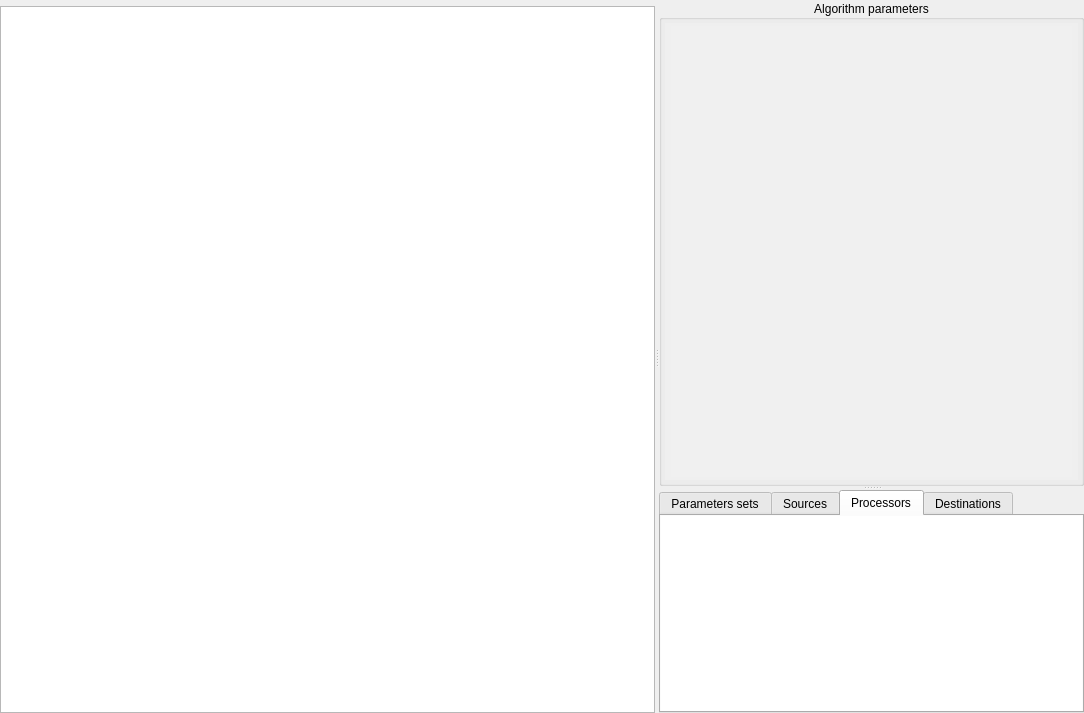
<?xml version="1.0" encoding="UTF-8"?>
<ui version="4.0">
 <class>ExpertFormWidget</class>
 <widget class="QWidget" name="ExpertFormWidget">
  <property name="geometry">
   <rect>
    <x>0</x>
    <y>0</y>
    <width>1084</width>
    <height>713</height>
   </rect>
  </property>
  <property name="sizePolicy">
   <sizepolicy hsizetype="Expanding" vsizetype="Expanding">
    <horstretch>4</horstretch>
    <verstretch>0</verstretch>
   </sizepolicy>
  </property>
  <property name="sizeIncrement">
   <size>
    <width>0</width>
    <height>0</height>
   </size>
  </property>
  <property name="windowTitle">
   <string>Form</string>
  </property>
  <layout class="QGridLayout" name="gridLayout_3">
   <property name="leftMargin">
    <number>0</number>
   </property>
   <property name="topMargin">
    <number>0</number>
   </property>
   <property name="rightMargin">
    <number>0</number>
   </property>
   <property name="bottomMargin">
    <number>0</number>
   </property>
   <property name="spacing">
    <number>0</number>
   </property>
   <item row="0" column="0">
    <widget class="QSplitter" name="splitter_2">
     <property name="orientation">
      <enum>Qt::Horizontal</enum>
     </property>
     <widget class="QWidget" name="verticalLayoutWidget">
      <layout class="QVBoxLayout" name="verticalLayout_2">
       <property name="topMargin">
        <number>6</number>
       </property>
       <item>
        <widget class="QGraphicsView" name="_GRW_assembly">
         <property name="minimumSize">
          <size>
           <width>400</width>
           <height>400</height>
          </size>
         </property>
         <property name="cursor" stdset="0">
          <cursorShape>CrossCursor</cursorShape>
         </property>
         <property name="mouseTracking">
          <bool>true</bool>
         </property>
         <property name="frameShape">
          <enum>QFrame::StyledPanel</enum>
         </property>
         <property name="lineWidth">
          <number>1</number>
         </property>
         <property name="horizontalScrollBarPolicy">
          <enum>Qt::ScrollBarAsNeeded</enum>
         </property>
         <property name="sceneRect">
          <rectf>
           <x>0.000000000000000</x>
           <y>0.000000000000000</y>
           <width>0.000000000000000</width>
           <height>0.000000000000000</height>
          </rectf>
         </property>
         <property name="alignment">
          <set>Qt::AlignHCenter|Qt::AlignTop</set>
         </property>
         <property name="renderHints">
          <set>QPainter::Antialiasing|QPainter::HighQualityAntialiasing|QPainter::SmoothPixmapTransform|QPainter::TextAntialiasing</set>
         </property>
         <property name="dragMode">
          <enum>QGraphicsView::ScrollHandDrag</enum>
         </property>
         <property name="viewportUpdateMode">
          <enum>QGraphicsView::FullViewportUpdate</enum>
         </property>
        </widget>
       </item>
      </layout>
     </widget>
     <widget class="QSplitter" name="splitter">
      <property name="orientation">
       <enum>Qt::Vertical</enum>
      </property>
      <widget class="QGroupBox" name="_GB_parameters">
       <property name="sizePolicy">
        <sizepolicy hsizetype="Expanding" vsizetype="Expanding">
         <horstretch>0</horstretch>
         <verstretch>5</verstretch>
        </sizepolicy>
       </property>
       <property name="title">
        <string>Algorithm parameters</string>
       </property>
       <property name="alignment">
        <set>Qt::AlignCenter</set>
       </property>
       <layout class="QVBoxLayout" name="verticalLayout">
        <property name="spacing">
         <number>3</number>
        </property>
        <property name="leftMargin">
         <number>3</number>
        </property>
        <property name="topMargin">
         <number>3</number>
        </property>
        <property name="rightMargin">
         <number>3</number>
        </property>
        <property name="bottomMargin">
         <number>3</number>
        </property>
        <item>
         <widget class="QScrollArea" name="_SCA_element">
          <property name="sizePolicy">
           <sizepolicy hsizetype="Expanding" vsizetype="Expanding">
            <horstretch>0</horstretch>
            <verstretch>0</verstretch>
           </sizepolicy>
          </property>
          <property name="frameShape">
           <enum>QFrame::NoFrame</enum>
          </property>
          <property name="widgetResizable">
           <bool>true</bool>
          </property>
          <widget class="QWidget" name="scrollAreaWidgetContents">
           <property name="geometry">
            <rect>
             <x>0</x>
             <y>0</y>
             <width>417</width>
             <height>470</height>
            </rect>
           </property>
           <property name="sizePolicy">
            <sizepolicy hsizetype="Expanding" vsizetype="Expanding">
             <horstretch>0</horstretch>
             <verstretch>0</verstretch>
            </sizepolicy>
           </property>
           <layout class="QGridLayout" name="gridLayout">
            <property name="leftMargin">
             <number>6</number>
            </property>
            <property name="topMargin">
             <number>3</number>
            </property>
            <property name="rightMargin">
             <number>6</number>
            </property>
            <property name="bottomMargin">
             <number>3</number>
            </property>
            <property name="spacing">
             <number>0</number>
            </property>
            <item row="0" column="0">
             <widget class="QWidget" name="_WID_element" native="true">
              <property name="sizePolicy">
               <sizepolicy hsizetype="Expanding" vsizetype="Expanding">
                <horstretch>0</horstretch>
                <verstretch>5</verstretch>
               </sizepolicy>
              </property>
              <property name="minimumSize">
               <size>
                <width>0</width>
                <height>0</height>
               </size>
              </property>
              <property name="palette">
               <palette>
                <active>
                 <colorrole role="Window">
                  <brush brushstyle="SolidPattern">
                   <color alpha="255">
                    <red>255</red>
                    <green>255</green>
                    <blue>255</blue>
                   </color>
                  </brush>
                 </colorrole>
                </active>
                <inactive>
                 <colorrole role="Window">
                  <brush brushstyle="SolidPattern">
                   <color alpha="255">
                    <red>240</red>
                    <green>240</green>
                    <blue>240</blue>
                   </color>
                  </brush>
                 </colorrole>
                </inactive>
                <disabled>
                 <colorrole role="Window">
                  <brush brushstyle="SolidPattern">
                   <color alpha="255">
                    <red>240</red>
                    <green>240</green>
                    <blue>240</blue>
                   </color>
                  </brush>
                 </colorrole>
                </disabled>
               </palette>
              </property>
              <property name="autoFillBackground">
               <bool>true</bool>
              </property>
             </widget>
            </item>
           </layout>
          </widget>
         </widget>
        </item>
       </layout>
      </widget>
      <widget class="QTabWidget" name="_TAB_elements">
       <property name="sizePolicy">
        <sizepolicy hsizetype="Expanding" vsizetype="Expanding">
         <horstretch>0</horstretch>
         <verstretch>1</verstretch>
        </sizepolicy>
       </property>
       <property name="tabShape">
        <enum>QTabWidget::Rounded</enum>
       </property>
       <property name="currentIndex">
        <number>2</number>
       </property>
       <widget class="QWidget" name="_TABW_parameters">
        <attribute name="title">
         <string>Parameters sets</string>
        </attribute>
        <layout class="QGridLayout" name="gridLayout_7">
         <property name="leftMargin">
          <number>0</number>
         </property>
         <property name="topMargin">
          <number>0</number>
         </property>
         <property name="rightMargin">
          <number>0</number>
         </property>
         <property name="bottomMargin">
          <number>0</number>
         </property>
         <property name="spacing">
          <number>0</number>
         </property>
         <item row="0" column="0">
          <widget class="QTreeWidget" name="_TRW_parameters">
           <property name="minimumSize">
            <size>
             <width>0</width>
             <height>100</height>
            </size>
           </property>
           <property name="frameShape">
            <enum>QFrame::NoFrame</enum>
           </property>
           <property name="dragEnabled">
            <bool>true</bool>
           </property>
           <property name="dragDropMode">
            <enum>QAbstractItemView::DragOnly</enum>
           </property>
           <property name="alternatingRowColors">
            <bool>true</bool>
           </property>
           <property name="iconSize">
            <size>
             <width>50</width>
             <height>60</height>
            </size>
           </property>
           <property name="indentation">
            <number>50</number>
           </property>
           <property name="rootIsDecorated">
            <bool>false</bool>
           </property>
           <property name="uniformRowHeights">
            <bool>true</bool>
           </property>
           <attribute name="headerVisible">
            <bool>false</bool>
           </attribute>
           <attribute name="headerMinimumSectionSize">
            <number>0</number>
           </attribute>
           <column>
            <property name="text">
             <string notr="true">1</string>
            </property>
           </column>
          </widget>
         </item>
        </layout>
       </widget>
       <widget class="QWidget" name="_TABW_inputs">
        <attribute name="title">
         <string>Sources</string>
        </attribute>
        <layout class="QGridLayout" name="gridLayout_2">
         <property name="leftMargin">
          <number>0</number>
         </property>
         <property name="topMargin">
          <number>0</number>
         </property>
         <property name="rightMargin">
          <number>0</number>
         </property>
         <property name="bottomMargin">
          <number>0</number>
         </property>
         <property name="spacing">
          <number>0</number>
         </property>
         <item row="0" column="0">
          <widget class="QListWidget" name="_LW_inputs">
           <property name="frameShape">
            <enum>QFrame::NoFrame</enum>
           </property>
           <property name="dragDropMode">
            <enum>QAbstractItemView::DragOnly</enum>
           </property>
           <property name="defaultDropAction">
            <enum>Qt::CopyAction</enum>
           </property>
           <property name="alternatingRowColors">
            <bool>true</bool>
           </property>
           <property name="selectionBehavior">
            <enum>QAbstractItemView::SelectRows</enum>
           </property>
           <property name="iconSize">
            <size>
             <width>50</width>
             <height>60</height>
            </size>
           </property>
           <property name="gridSize">
            <size>
             <width>0</width>
             <height>60</height>
            </size>
           </property>
           <property name="uniformItemSizes">
            <bool>true</bool>
           </property>
           <property name="selectionRectVisible">
            <bool>true</bool>
           </property>
          </widget>
         </item>
        </layout>
       </widget>
       <widget class="QWidget" name="_TABW_processors">
        <attribute name="title">
         <string>Processors</string>
        </attribute>
        <layout class="QGridLayout" name="gridLayout_4">
         <property name="leftMargin">
          <number>0</number>
         </property>
         <property name="topMargin">
          <number>0</number>
         </property>
         <property name="rightMargin">
          <number>0</number>
         </property>
         <property name="bottomMargin">
          <number>0</number>
         </property>
         <property name="spacing">
          <number>0</number>
         </property>
         <item row="0" column="0">
          <widget class="QListWidget" name="_LW_processors">
           <property name="mouseTracking">
            <bool>false</bool>
           </property>
           <property name="frameShape">
            <enum>QFrame::NoFrame</enum>
           </property>
           <property name="dragEnabled">
            <bool>true</bool>
           </property>
           <property name="dragDropMode">
            <enum>QAbstractItemView::DragOnly</enum>
           </property>
           <property name="defaultDropAction">
            <enum>Qt::CopyAction</enum>
           </property>
           <property name="alternatingRowColors">
            <bool>true</bool>
           </property>
           <property name="selectionBehavior">
            <enum>QAbstractItemView::SelectRows</enum>
           </property>
           <property name="iconSize">
            <size>
             <width>50</width>
             <height>60</height>
            </size>
           </property>
           <property name="resizeMode">
            <enum>QListView::Adjust</enum>
           </property>
           <property name="gridSize">
            <size>
             <width>0</width>
             <height>60</height>
            </size>
           </property>
           <property name="viewMode">
            <enum>QListView::ListMode</enum>
           </property>
           <property name="uniformItemSizes">
            <bool>true</bool>
           </property>
           <property name="selectionRectVisible">
            <bool>true</bool>
           </property>
          </widget>
         </item>
        </layout>
       </widget>
       <widget class="QWidget" name="_TABW_outputs">
        <attribute name="title">
         <string>Destinations</string>
        </attribute>
        <layout class="QGridLayout" name="gridLayout_5">
         <property name="leftMargin">
          <number>0</number>
         </property>
         <property name="topMargin">
          <number>0</number>
         </property>
         <property name="rightMargin">
          <number>0</number>
         </property>
         <property name="bottomMargin">
          <number>0</number>
         </property>
         <property name="spacing">
          <number>0</number>
         </property>
         <item row="0" column="0">
          <widget class="QListWidget" name="_LW_outputs">
           <property name="sizePolicy">
            <sizepolicy hsizetype="Expanding" vsizetype="Expanding">
             <horstretch>0</horstretch>
             <verstretch>0</verstretch>
            </sizepolicy>
           </property>
           <property name="minimumSize">
            <size>
             <width>0</width>
             <height>0</height>
            </size>
           </property>
           <property name="frameShape">
            <enum>QFrame::NoFrame</enum>
           </property>
           <property name="dragEnabled">
            <bool>true</bool>
           </property>
           <property name="dragDropMode">
            <enum>QAbstractItemView::DragOnly</enum>
           </property>
           <property name="defaultDropAction">
            <enum>Qt::CopyAction</enum>
           </property>
           <property name="alternatingRowColors">
            <bool>true</bool>
           </property>
           <property name="selectionBehavior">
            <enum>QAbstractItemView::SelectRows</enum>
           </property>
           <property name="iconSize">
            <size>
             <width>50</width>
             <height>60</height>
            </size>
           </property>
           <property name="gridSize">
            <size>
             <width>0</width>
             <height>60</height>
            </size>
           </property>
           <property name="uniformItemSizes">
            <bool>true</bool>
           </property>
           <property name="selectionRectVisible">
            <bool>true</bool>
           </property>
          </widget>
         </item>
        </layout>
       </widget>
      </widget>
     </widget>
    </widget>
   </item>
  </layout>
 </widget>
 <resources/>
 <connections/>
</ui>
